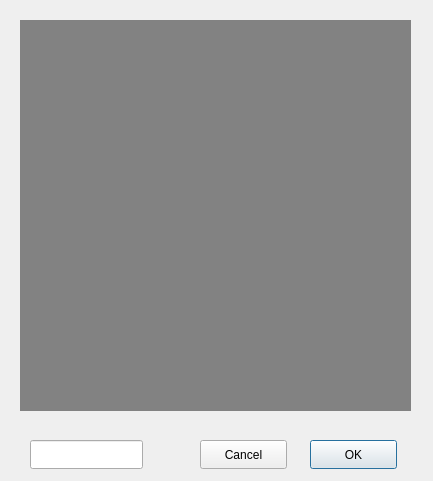
<?xml version="1.0" encoding="UTF-8"?>
<ui version="4.0">
 <class>SignUpDialog</class>
 <widget class="QDialog" name="SignUpDialog">
  <property name="geometry">
   <rect>
    <x>0</x>
    <y>0</y>
    <width>433</width>
    <height>481</height>
   </rect>
  </property>
  <property name="windowTitle">
   <string>Dialog</string>
  </property>
  <widget class="QPushButton" name="pushButton_OK">
   <property name="geometry">
    <rect>
     <x>310</x>
     <y>440</y>
     <width>87</width>
     <height>29</height>
    </rect>
   </property>
   <property name="text">
    <string>OK</string>
   </property>
  </widget>
  <widget class="QPushButton" name="pushButton_Cancel">
   <property name="geometry">
    <rect>
     <x>200</x>
     <y>440</y>
     <width>87</width>
     <height>29</height>
    </rect>
   </property>
   <property name="text">
    <string>Cancel</string>
   </property>
  </widget>
  <widget class="QLabel" name="label">
   <property name="geometry">
    <rect>
     <x>20</x>
     <y>20</y>
     <width>391</width>
     <height>391</height>
    </rect>
   </property>
   <property name="styleSheet">
    <string notr="true">background-color: rgb(130, 130, 130);</string>
   </property>
   <property name="text">
    <string/>
   </property>
  </widget>
  <widget class="QLineEdit" name="lineEdit">
   <property name="geometry">
    <rect>
     <x>30</x>
     <y>440</y>
     <width>113</width>
     <height>29</height>
    </rect>
   </property>
  </widget>
 </widget>
 <resources/>
 <connections/>
</ui>
